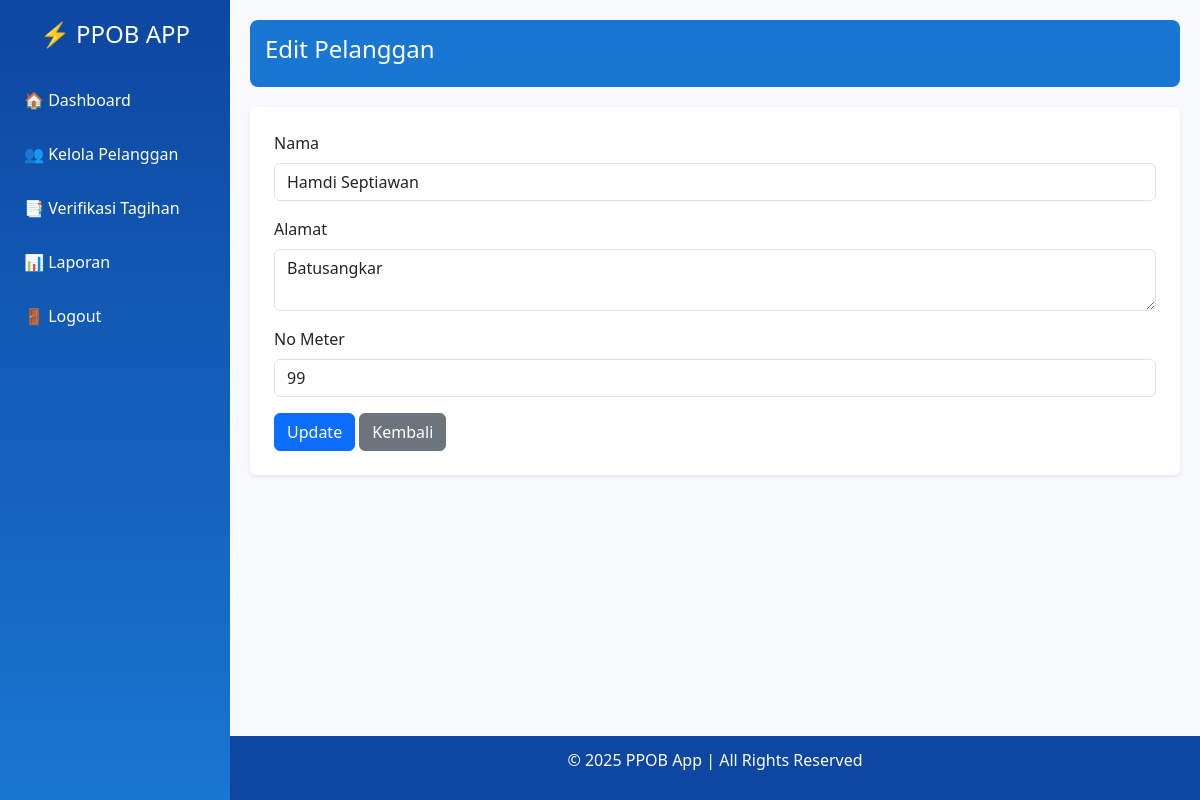
Screenshot of /public/admin/edit_pelanggan.php?id=2 (signed in) with the database file from the repository.
### tables this page shows
CREATE TABLE `pelanggan` (
  `id` int NOT NULL,
  `nama` varchar(100) NOT NULL,
  `alamat` text NOT NULL,
  `no_meter` varchar(50) NOT NULL,
  `user_id` int NOT NULL,
  `created_at` timestamp NULL DEFAULT CURRENT_TIMESTAMP
);

### models/BaseModel.php (called while the page is built, shortened)
<?php
class BaseModel
{
    public function __construct($db, $table = null)
    {
        $this->db = $db;
    }
}

### models/Pelanggan.php (called while the page is built, shortened)
<?php
require_once __DIR__ . '/BaseModel.php';
class Pelanggan extends BaseModel
{
    public function getById($id)
    {
        $stmt = $this->db->prepare("SELECT * FROM pelanggan WHERE id = ?");
        $stmt->execute([$id]);
        return $stmt->fetch(PDO::FETCH_ASSOC);
    }
}

### public/admin/edit_pelanggan.php (the view, shortened to what this page needs)
<?php
require_once __DIR__ . '/../../models/Pelanggan.php';
$pelangganModel = new Pelanggan($db);
$id = intval($_GET['id']);
$pelanggan = $pelangganModel->getById($id);
include '../partials/header.php';
include '../partials/sidebar.php';
?>
<div class="main-content">
    <header class="app-header">
        <h4>Edit Pelanggan</h4>
    </header>
    <div class="card shadow-sm border-0 p-4">
        <form method="POST">
            <div class="mb-3">
                <label class="form-label">Nama</label>
                <input type="text" name="nama" class="form-control" value="<?= htmlspecialchars($pelanggan['nama']); ?>" required>
            </div>
            <div class="mb-3">
                <label class="form-label">Alamat</label>
                <textarea name="alamat" class="form-control" required><?= htmlspecialchars($pelanggan['alamat']); ?></textarea>
            </div>
            <div class="mb-3">
                <label class="form-label">No Meter</label>
                <input type="text" name="no_meter" class="form-control" value="<?= htmlspecialchars($pelanggan['no_meter']); ?>" required>
            </div>
            <button type="submit" class="btn btn-primary">Update</button>
            <a href="pelanggan.php" class="btn btn-secondary">Kembali</a>
        </form>
    </div>
</div>
<?php include '../partials/footer.php'; ?>

### public/partials/header.php (style rules this page uses)
body { background: #f7f9fc; font-family: 'Segoe UI', Tahoma, Geneva, Verdana, sans-serif; }
.main-content { margin-left: 230px; padding: 20px; }
header.app-header { background: #1976d2; color: #fff; padding: 15px; border-radius: 8px; margin-bottom: 20px; display: flex; justify-content: space-between; align-items: center; }

### rows the page displays
pelanggan: nama "Hamdi Septiawan", alamat "Batusangkar", no_meter "99"
